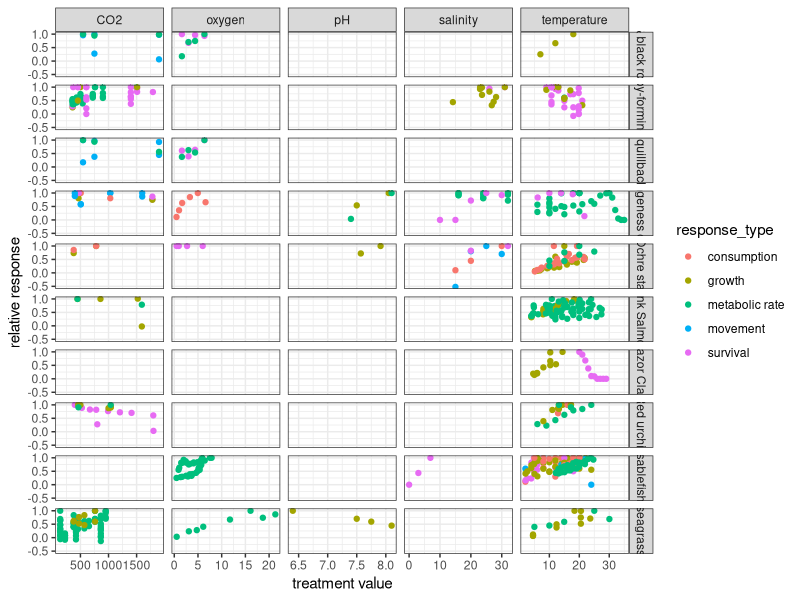
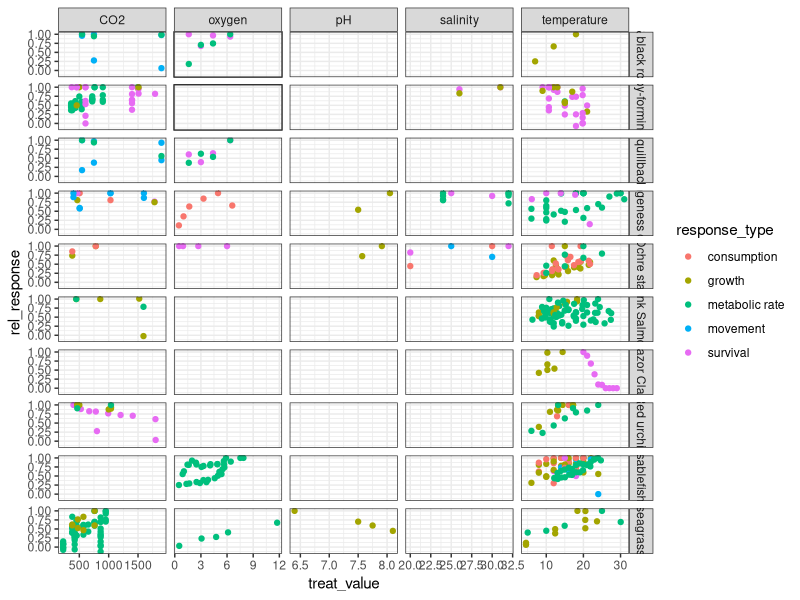

R code for these plots, in order:
# load libraries ----------------------------------------------------------
library(broom)
library(tidyverse)
library(reshape2)

#read in the procesed data
data<-read.csv("processed_data/201230_Schmidt_biotic_responses_data.csv")

#remove very very high CO2 values
data <- data %>%
  filter(treat_value<2000)

#make a column of species names and a unique study identifier
data<-data %>%
  mutate(genus_species=paste(data$Genus, data$Species, sep="_")) %>%
  mutate(unique_study=as.numeric(as.factor(paste(Author, Pub_Year, English_Name, Life_stage, 
                                                 Response_variable, response_type, treatment_var, rate_or_biomass, response_type_2, study_design))))


#plot all the data - relative response
data %>% 
 ggplot(aes(y=rel_response, x=treat_value, group=study, color=response_type, linetype=study_design)) + geom_point() +
  facet_grid(English_Name ~ treatment_var, scales = "free_x") + theme_bw() +
  xlab("treatment value") + ylab("relative response")

#set range of relevant values for each stressor
relevant_window_cast<-read_csv("processed_data/relevant_window_cast.csv")


#get these into the main data frame
data2<-left_join(data, relevant_window_cast, by="treatment_var")  %>%
  mutate(upper_window=max, lower_window=min)%>%
  select(-max, -min)


#for every study, subset to all values inside window plus first value outside window
data_in_window<-data2 %>%
  group_by(unique_study) %>%
  filter(treat_value>=lower_window & treat_value<=upper_window |
           treat_value==max(treat_value[which(treat_value < lower_window)]) | 
           treat_value==min(treat_value[which(treat_value > upper_window)])) %>%
  filter(length(rel_response)>1) %>% #Remove studies where insufficient data were in window
  mutate(weighting=length(which(treat_value>=lower_window & treat_value<=upper_window))) %>% #make weighting value based on how many obs within window
  ungroup()
#bunch of warnings if there were no data outside of window


#make a *new* column that flags each unique study
data_in_window<-data_in_window %>%
  mutate(unique_study=as.numeric(as.factor(paste(Author, Pub_Year, English_Name, Life_stage, 
                                                 Response_variable, response_type, treatment_var, rate_or_biomass, response_type_2, study_design))))

write_csv(data_in_window, "processed_data/data_in_window.csv")

#quick plot all the data - relative responses
data_in_window %>% 
  ggplot(aes(y=rel_response, x=treat_value, group=study, color=response_type)) + geom_point() +
  facet_grid(English_Name ~ treatment_var, scales = "free_x") + theme_bw() 

#
#
#
#
#
